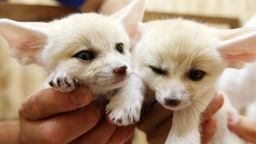
#> input picture dog.jpg, 256 x 144 px, shrunk from 1280 x 720 before the run
$ python main.py --image dog.jpg
#> lines starting #> are read from the running program, lines starting #| are printed output that depends on the picture; after the words box and inside, x2 and y2 are one past the last pixel; in counts of white or black regions, pixels touching at a corner belong together
#  Y  = R *  0.29900 + G *  0.58700 + B *  0.11400
#  Cb = R * -0.16874 + G * -0.33126 + B *  0.50000 + 128
#  Cr = R *  0.50000 + G * -0.41869 + B * -0.08131 + 128

import numpy as np
# import matplotlib.pyplot as plt
import cv2
# from imwatermark import WatermarkEncoder, WatermarkDecoder
import math
import argparse

def bgr2ycbcr(img):
    Y = 0.29900 * img[:,:,2] + 0.58700 * img[:,:,1] + 0.11400 * img[:,:,0]
    Cb = -0.16874 * img[:,:,2] + -0.33126 * img[:,:,1] + 0.50000 * img[:,:,0] + 128
    Cr = 0.50000 * img[:,:,2] + -0.41869 * img[:,:,1] + -0.08131 * img[:,:,0] + 128

    Y = Y.astype('int')
    Cb = Cb.astype('int')
    Cr = Cr.astype('int')

    return Y, Cb, Cr

def ycbcr2rgb(im):
    xform = np.array([[1, 0, 1.402], [1, -0.34414, -.71414], [1, 1.772, 0]])
    rgb = im.astype('float')
    rgb[:,:,[1,2]] -= 128
    rgb = rgb.dot(xform.T)
    np.putmask(rgb, rgb > 255, 255)
    np.putmask(rgb, rgb < 0, 0)
    return np.uint8(rgb)

def create_wm_img(w, h, wm_text = 'Do not copy this!'):
    wm_img = np.zeros((h, w))

    font = cv2.FONT_HERSHEY_SIMPLEX
    color = 1
    fontScale = 1.5
    org = (0, 100)
    thickness = 5

    size, _ = cv2.getTextSize(wm_text, font, fontScale, thickness)

    wm_w, wm_h = size
    space = 20
    for i in range(w // wm_w + 1):
        for j in range(h // wm_h + 1):
            org = ((j % 2) * space + (wm_w + space) * i, (wm_h + space) * j)
            wm_img = cv2.putText(wm_img, wm_text, org, font, fontScale, color, thickness, cv2.LINE_AA)
    return wm_img, wm_w, wm_h

def calc_diff(img):
    return np.std(img).astype('int')

def sigmoid(x):
    return 1.0 / (1.0 + math.exp(-x))

def encode_img(img, wm):
    w, h = img.shape[1], img.shape[0]
    wm_img, wm_w, wm_h = create_wm_img(w, h, wm)

    Y, Cb, Cr = bgr2ycbcr(img)

    # Y, Cb, Cr = img[:,:,2], img[:,:,1], img[:,:,0]

    # plt.imshow(Y, cmap='gray')
    # plt.show()

    diff_size = 5
    diff = 0
    for i in range(h):
        for j in range(1, w):
            if i + diff_size < h and j + diff_size < w and i - diff_size > -1 and j - diff_size > -1:
                diff = calc_diff(Y[i-diff_size:i+diff_size, j-diff_size:j+diff_size])

                depth = (sigmoid(diff) - 0.5) * 15 + 1
                if wm_img[i, j] > 0:
                    Y[i, j] = Y[i, j] + (depth / 2 - 1) / 2 + depth / 2 - Y[i, j] % depth
                else:
                    Y[i, j] = Y[i, j] + (depth / 2 - 1) / 2 - Y[i, j] % depth

    Y = np.expand_dims(Y, axis=2)
    Cr = np.expand_dims(Cr, axis=2)
    Cb = np.expand_dims(Cb, axis=2)

    YCbCr = np.concatenate((Y, Cb, Cr), axis=2)

    rgb = ycbcr2rgb(YCbCr)

    bgr = cv2.cvtColor(rgb, cv2.COLOR_RGB2BGR)

    # encoder = WatermarkEncoder()
    # encoder.set_watermark('bytes', wm.encode('utf-8'))
    # bgr_encoded = encoder.encode(bgr, 'dwtDctSvd')

    return bgr

def decode_img(img, wm_len):
    w, h = img.shape[1], img.shape[0]

    wm_text = []
    # [15 lines of commented-out code are left out]

    Y, _, _ = bgr2ycbcr(img)

    wm_img = np.zeros((h, w))

    diff = 0
    diff_size = 3
    for i in range(h):
        for j in range(1, w):
            if i + diff_size < h and j + diff_size < w and i - diff_size > -1 and j - diff_size > -1:
                diff = calc_diff(Y[i-diff_size:i+diff_size, j-diff_size:j+diff_size])
                cnt = 0
                depth = (sigmoid(diff) - 0.5) * 15 + 1
                if Y[i, j] % depth > (depth / 2 - 1) / 2:
                    cnt += 1
                if cnt >= 1:
                    wm_img[i, j] = 255

    return wm_img, wm_text

def main(wm="WATERMARK", image="input.jpg", mode="encode", output="output.jpg"):
#> called with wm = 'WATERMARK', image = 'dog.jpg', mode = 'encode', output = 'output.jpg'
    if mode == "encode":
        img = cv2.imread(image)
#> img is the input picture: shape (144, 256, 3); mean B, G, R 125, 147.4, 173
        bgr = encode_img(img, wm)
#> after the loop in create_wm_img, `for i in range(w // wm_w + 1):`:
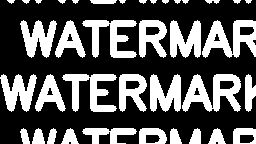
#> wm_img: shape (144, 256) float64; values 0 (black) and 1 (white), 34.5% white; 38 white regions (7 under 20 px), largest, box (x1, y1, x2, y2) and area: (182, 74, 241, 112) 1228, (202, 20, 256, 58) 1126, (82, 20, 137, 58) 973
#> in bgr2ycbcr, `Y = 0.29900 * img[:,:,2] + 0.58700 * img[:,:,1] + 0.11400 * img[:,:,0]`:
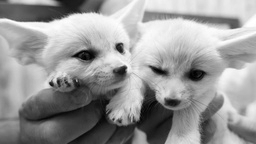
#> Y: shape (144, 256) float64; min 1.19, max 255, mean 152.5
#> in bgr2ycbcr, `Cb = -0.16874 * img[:,:,2] + -0.33126 * img[:,:,1] + 0.50000 * img[:,:..`:
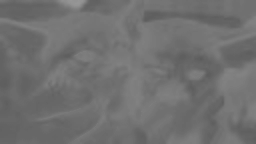
#> Cb: shape (144, 256) float64; min 92.94, max 150.2, mean 112.5
#> in bgr2ycbcr, `Cr = 0.50000 * img[:,:,2] + -0.41869 * img[:,:,1] + -0.08131 * img[:,:..`:
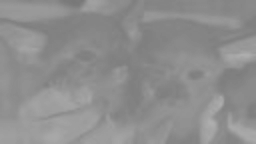
#> Cr: shape (144, 256) float64; min 120.8, max 175.3, mean 142.6
#> in encode_img, `YCbCr = np.concatenate((Y, Cb, Cr), axis=2)`:
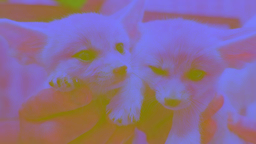
#> YCbCr: shape (144, 256, 3) int64; mean of channels 0, 1, 2 150.7, 111.9, 142.1; drawn with min black and max white
#> in ycbcr2rgb, `rgb[:,:,[1,2]] -= 128`:
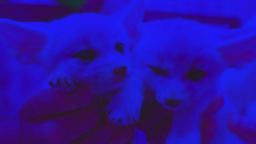
#> rgb: shape (144, 256, 3) float64; mean of channels 0, 1, 2 150.7, -16.1, 14.1; drawn with min black and max white
#> in ycbcr2rgb, `rgb = rgb.dot(xform.T)`:
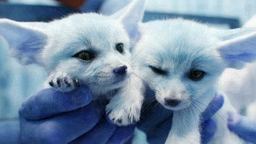
#> rgb: shape (144, 256, 3) float64; mean of channels 0, 1, 2 170.5, 146.2, 122.3; drawn with min black and max white
#> in ycbcr2rgb, `np.putmask(rgb, rgb > 255, 255)`: rgb: shape (144, 256, 3) float64; 0.17% of pixels changed, all inside (x1, y1, x2, y2) = (17, 20, 254, 75)
#> in ycbcr2rgb, `np.putmask(rgb, rgb < 0, 0)`: rgb: shape (144, 256, 3) float64; mean of channels 0, 1, 2 170.5, 146.2, 122.3
        cv2.imwrite(output, bgr)
        print("OKAY")
        # img = cv2.imread(output)
        # cv2.imshow("encoded", img)
        # cv2.waitKey(0)

    else:
        bgr = cv2.imread(image)
        res_img, res_txt = decode_img(bgr, -1)
        cv2.imwrite(output, res_img)
        # print(res_txt)
        print("OKAY")
        # cv2.imshow("encoded", bgr)
        # cv2.imshow("watermark", res_img)
        # cv2.waitKey(0)

def parse_opt():
    parser = argparse.ArgumentParser()
    parser.add_argument('--wm', type=str, default='WATERMARK')
    parser.add_argument('--image', type=str, default='input.jpg')
    parser.add_argument('--mode', type=str, default='encode')
    parser.add_argument('--output', type=str, default='output.jpg')
    opt = parser.parse_args()
    return opt

if __name__ == '__main__':
    opt = parse_opt()
    main(**vars(opt))

$ run again, on dog_wm.jpg
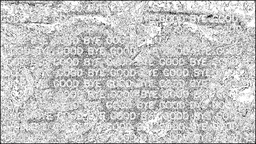
#> input picture dog_wm.jpg, 256 x 144 px, shrunk from 1280 x 720 before the run
#> in main, img is the input picture: shape (144, 256, 3); min 0, max 255, mean 195.9
#> in encode_img, `YCbCr = np.concatenate((Y, Cb, Cr), axis=2)`:
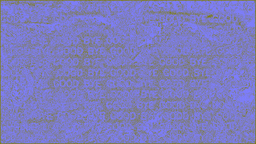
#> YCbCr: shape (144, 256, 3) int64; mean of channels 0, 1, 2 194.4, 128, 128; drawn with min black and max white
#> in ycbcr2rgb, `rgb[:,:,[1,2]] -= 128`:
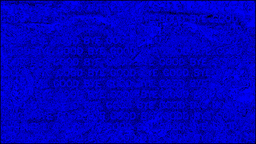
#> rgb: shape (144, 256, 3) float64; mean of channels 0, 1, 2 194.4, 0, 0; drawn with min black and max white
